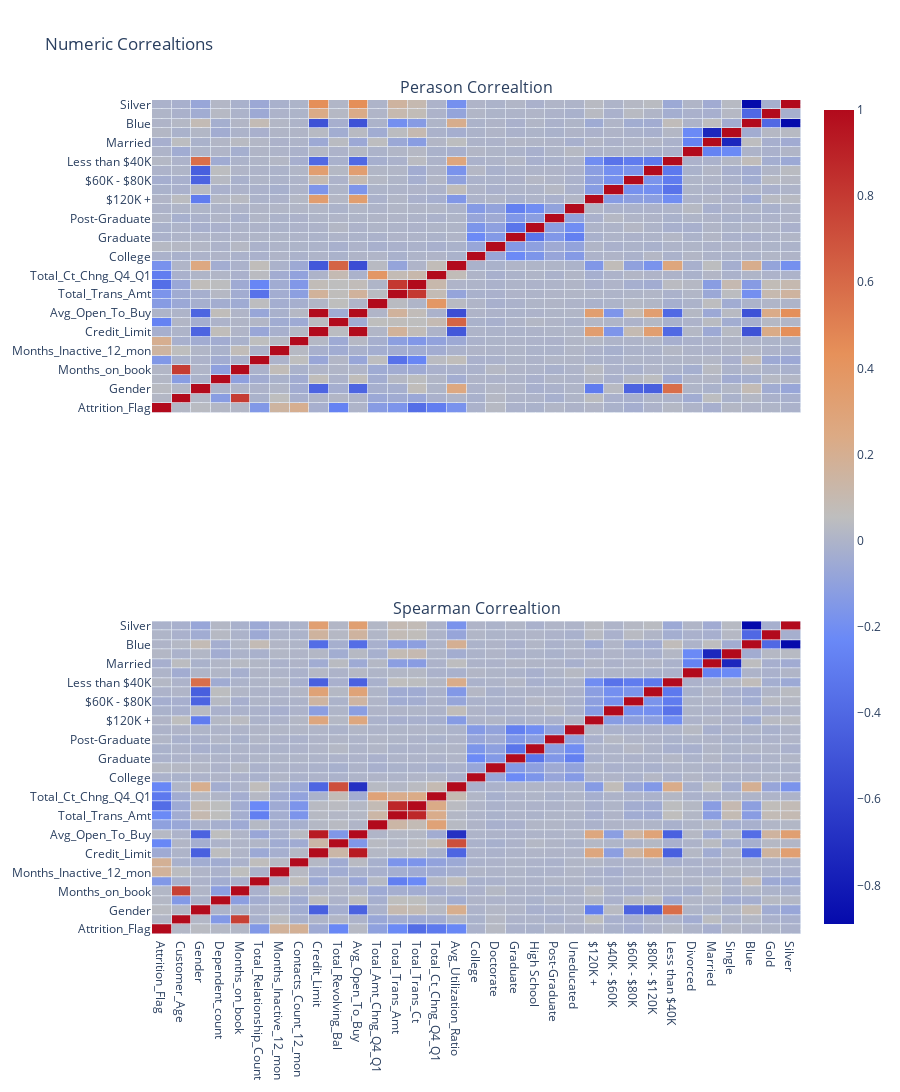

Notebook code cell kept with this figure:
### Code cell
fig = make_subplots(rows=2, cols=1,shared_xaxes=True,subplot_titles=('Perason Correaltion',  'Spearman Correaltion'))
colorscale=     [[1.0              , "rgb(165,0,38)"],
                [0.8888888888888888, "rgb(215,48,39)"],
                [0.7777777777777778, "rgb(244,109,67)"],
                [0.6666666666666666, "rgb(253,174,97)"],
                [0.5555555555555556, "rgb(254,224,144)"],
                [0.4444444444444444, "rgb(224,243,248)"],
                [0.3333333333333333, "rgb(171,217,233)"],
                [0.2222222222222222, "rgb(116,173,209)"],
                [0.1111111111111111, "rgb(69,117,180)"],
                [0.0               , "rgb(49,54,149)"]]

s_val =data.corr('pearson')
s_idx = s_val.index
s_col = s_val.columns
s_val = s_val.values
fig.add_trace(
    go.Heatmap(x=s_col,y=s_idx,z=s_val,name='pearson',showscale=False,xgap=0.7,ygap=0.7,colorscale=colorscale),
    row=1, col=1
)


s_val =data.corr('spearman')
s_idx = s_val.index
s_col = s_val.columns
s_val = s_val.values
fig.add_trace(
    go.Heatmap(x=s_col,y=s_idx,z=s_val,xgap=0.7,ygap=0.7,colorscale=colorscale),
    row=2, col=1
)
fig.update_layout(
    hoverlabel=dict(
        bgcolor="white",
        font_size=16,
        font_family="Rockwell"
    )
)
fig.update_layout(height=1200, width=900, title_text="Numeric Correaltions")
fig.show()

### Figure 1 — Plotly figure (JSON) as saved in the notebook; plotly's stock layout.template omitted (floating-point values rounded to 4 significant figures; data arrays with more than 128 entries replaced by an {"elided": "..."} marker saying what was removed)
{"data": [{"colorscale": [[1, "rgb(165,0,38)"], [0.8889, "rgb(215,48,39)"], [0.7778, "rgb(244,109,67)"], [0.6667, "rgb(253,174,97)"], [0.5556, "rgb(254,224,144)"], [0.4444, "rgb(224,243,248)"], [0.3333, "rgb(171,217,233)"], [0.2222, "rgb(116,173,209)"], [0.1111, "rgb(69,117,180)"], [0, "rgb(49,54,149)"]], "name": "pearson", "showscale": false, "type": "heatmap", "x": ["Attrition_Flag", "Customer_Age", "Gender", "Dependent_count", "Months_on_book", "Total_Relationship_Count", "Months_Inactive_12_mon", "Contacts_Count_12_mon", "Credit_Limit", "Total_Revolving_Bal", "Avg_Open_To_Buy", "Total_Amt_Chng_Q4_Q1", "Total_Trans_Amt", "Total_Trans_Ct", "Total_Ct_Chng_Q4_Q1", "Avg_Utilization_Ratio", "College", "Doctorate", "Graduate", "High School", "Post-Graduate", "Uneducated", "$120K +", "$40K - $60K", "$60K - $80K", "$80K - $120K", "Less than $40K", "Divorced", "Married", "Single", "Blue", "Gold", "Silver"], "xaxis": "x", "xgap": 0.7, "y": ["Attrition_Flag", "Customer_Age", "Gender", "Dependent_count", "Months_on_book", "Total_Relationship_Count", "Months_Inactive_12_mon", "Contacts_Count_12_mon", "Credit_Limit", "Total_Revolving_Bal", "Avg_Open_To_Buy", "Total_Amt_Chng_Q4_Q1", "Total_Trans_Amt", "Total_Trans_Ct", "Total_Ct_Chng_Q4_Q1", "Avg_Utilization_Ratio", "College", "Doctorate", "Graduate", "High School", "Post-Graduate", "Uneducated", "$120K +", "$40K - $60K", "$60K - $80K", "$80K - $120K", "Less than $40K", "Divorced", "Married", "Single", "Blue", "Gold", "Silver"], "yaxis": "y", "ygap": 0.7, "z": {"elided": "33x33 float values"}}, {"colorscale": [[1, "rgb(165,0,38)"], [0.8889, "rgb(215,48,39)"], [0.7778, "rgb(244,109,67)"], [0.6667, "rgb(253,174,97)"], [0.5556, "rgb(254,224,144)"], [0.4444, "rgb(224,243,248)"], [0.3333, "rgb(171,217,233)"], [0.2222, "rgb(116,173,209)"], [0.1111, "rgb(69,117,180)"], [0, "rgb(49,54,149)"]], "type": "heatmap", "x": ["Attrition_Flag", "Customer_Age", "Gender", "Dependent_count", "Months_on_book", "Total_Relationship_Count", "Months_Inactive_12_mon", "Contacts_Count_12_mon", "Credit_Limit", "Total_Revolving_Bal", "Avg_Open_To_Buy", "Total_Amt_Chng_Q4_Q1", "Total_Trans_Amt", "Total_Trans_Ct", "Total_Ct_Chng_Q4_Q1", "Avg_Utilization_Ratio", "College", "Doctorate", "Graduate", "High School", "Post-Graduate", "Uneducated", "$120K +", "$40K - $60K", "$60K - $80K", "$80K - $120K", "Less than $40K", "Divorced", "Married", "Single", "Blue", "Gold", "Silver"], "xaxis": "x2", "xgap": 0.7, "y": ["Attrition_Flag", "Customer_Age", "Gender", "Dependent_count", "Months_on_book", "Total_Relationship_Count", "Months_Inactive_12_mon", "Contacts_Count_12_mon", "Credit_Limit", "Total_Revolving_Bal", "Avg_Open_To_Buy", "Total_Amt_Chng_Q4_Q1", "Total_Trans_Amt", "Total_Trans_Ct", "Total_Ct_Chng_Q4_Q1", "Avg_Utilization_Ratio", "College", "Doctorate", "Graduate", "High School", "Post-Graduate", "Uneducated", "$120K +", "$40K - $60K", "$60K - $80K", "$80K - $120K", "Less than $40K", "Divorced", "Married", "Single", "Blue", "Gold", "Silver"], "yaxis": "y2", "ygap": 0.7, "z": {"elided": "33x33 float values"}}], "layout": {"annotations": [{"font": {"size": 16}, "showarrow": false, "text": "Perason Correaltion", "x": 0.5, "xanchor": "center", "xref": "paper", "y": 1, "yanchor": "bottom", "yref": "paper"}, {"font": {"size": 16}, "showarrow": false, "text": "Spearman Correaltion", "x": 0.5, "xanchor": "center", "xref": "paper", "y": 0.375, "yanchor": "bottom", "yref": "paper"}], "height": 1200, "hoverlabel": {"bgcolor": "white", "font": {"family": "Rockwell", "size": 16}}, "title": {"text": "Numeric Correaltions"}, "width": 900, "xaxis": {"anchor": "y", "domain": [0, 1], "matches": "x2", "showticklabels": false}, "xaxis2": {"anchor": "y2", "domain": [0, 1]}, "yaxis": {"anchor": "x", "domain": [0.625, 1]}, "yaxis2": {"anchor": "x2", "domain": [0, 0.375]}}}
